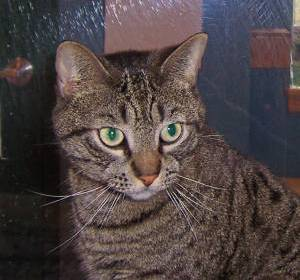
#> input picture s12/DS/cats/cat.1.jpg, 300 x 280 px; its folder holds only this picture in this run
$ jupyter execute --allow-errors svm_classifier.ipynb
#> lines starting #> are read from the running program, lines starting #| are printed output that depends on the picture
[cell 1]
import os
import numpy as np
import pandas as pd
import matplotlib.pyplot as plt
from sklearn import svm
from sklearn.model_selection import train_test_split
from sklearn.metrics import accuracy_score, classification_report
from skimage.io import imread
from skimage.transform import resize

[cell 2]
categories = ["cats", "dogs"]
flat_data_arr = []
target_arr = []

data_dir = "DS"

for c in categories:
    path = os.path.join(data_dir, c)
    print(f"loading category: {c} ({path})")
    for img in os.listdir(path):
        img_arr = imread(os.path.join(path, img))
#> img_arr is the input picture: shape (280, 300, 3); mean R, G, B 78.8, 68.3, 68
        img_data = resize(img_arr, (150, 150, 3)).flatten()
        flat_data_arr.append(img_data)
        target_arr.append(categories.index(c))
    print(f"loaded category {c} successfully!")

[cell 3]
flat_data = np.array(flat_data_arr)
target = np.array(target_arr)

[cell 4]
flat_data.shape
#> Out = (2, 67500)

[cell 5]
df = pd.DataFrame(flat_data)
#> df = table of 2 rows and 67500 columns
df["target"] = target
df.shape
#> Out = (2, 67501)

[cell 6]
df
#> Out = table of 2 rows and 67501 columns

[cell 7]
x = df.iloc[:,:-1]
#> x = table of 2 rows and 67500 columns
y = df.iloc[:,-1]

[cell 8]
x_train, x_test, y_train, y_test = train_test_split(x, y, test_size=0.2, random_state=42)
#> x_train = table of 1 rows and 67500 columns; x_test = table of 1 rows and 67500 columns

#> (a cell that did not finish here is left out)

[cell 10]
linear_model = svm.SVC(kernel="linear", random_state=32)
#> (the rest of this cell did not finish here and is left out)

[cell 11]
poly_model = svm.SVC(kernel="poly", degree=3, random_state=32)
#> (the rest of this cell did not finish here and is left out)

[cell 12]
rbf_model = svm.SVC(kernel="rbf", degree=3, random_state=32)
#> (the rest of this cell did not finish here and is left out)

[cell 13]
img = imread("michael-sum-LEpfefQf4rU-unsplash.jpg")
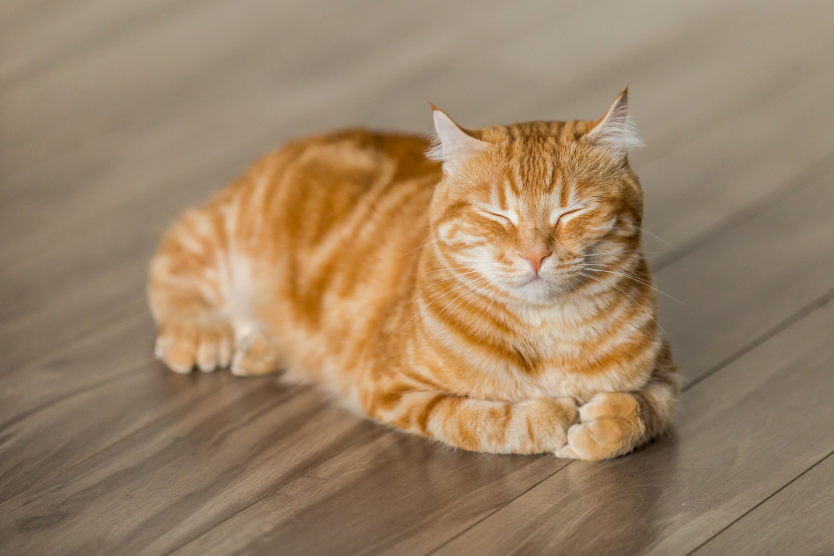
#> input picture s12/michael-sum-LEpfefQf4rU-unsplash.jpg, 2500 x 1667 px (shown at 1/3 size)
#> img is the input picture: shape (1667, 2500, 3); mean R, G, B 155.5, 130.6, 102.4
plt.imshow(img)
plt.show()
img_resize = resize(img, (150, 150, 3))
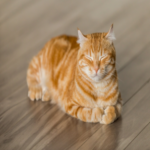
#> img_resize: shape (150, 150, 3) float64; mean R, G, B 0.61, 0.512, 0.401
#> (the rest of this cell did not finish here and is left out)
